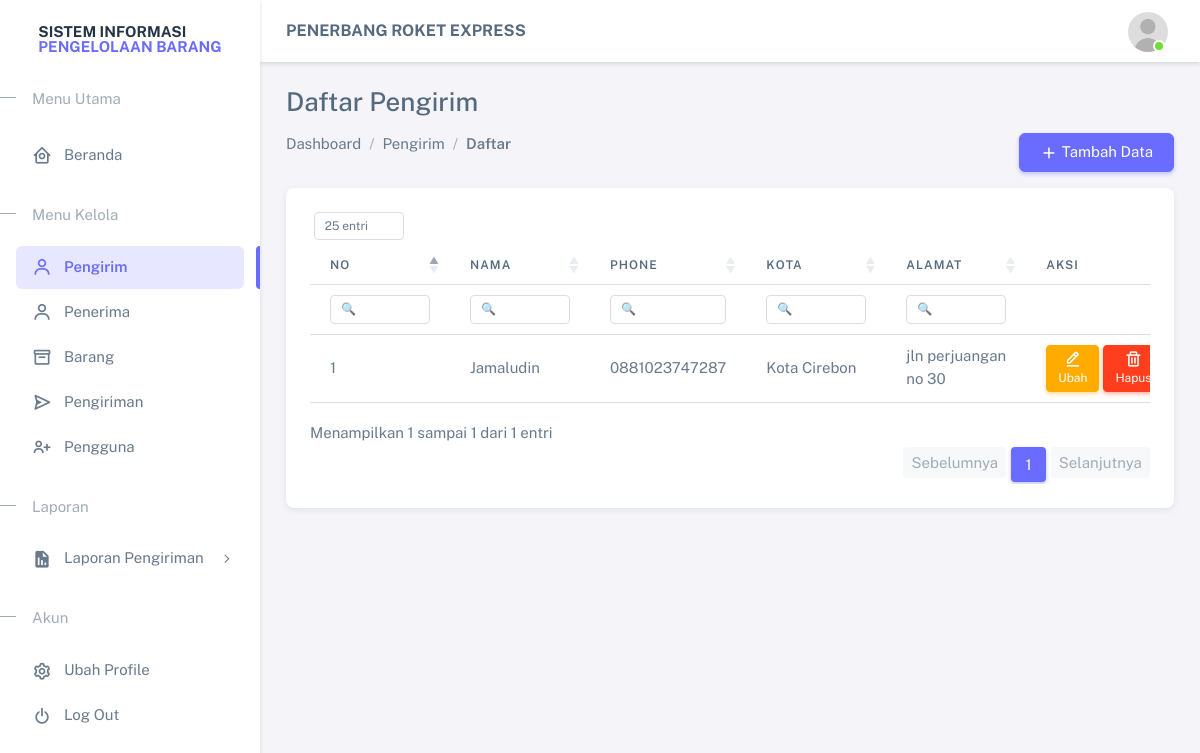
The page /pages/senders/index.php (signed in) on the database its author committed.
### tables this page shows
CREATE TABLE IF NOT EXISTS `senders` (
  `id` int NOT NULL AUTO_INCREMENT,
  `name` varchar(255) NOT NULL,
  `phone` varchar(255) NOT NULL,
  `address` varchar(255) NOT NULL,
  `city` varchar(255) NOT NULL,
  PRIMARY KEY (`id`)
);

### app/function/function.php (called while the page is built, shortened)
<?php
require_once __DIR__ . '/../connection.php';
function query($sql, $params = [])
{
    global $conn;
    if (empty($params)) {
        $result = mysqli_query($conn, $sql);
        $rows = [];
        while ($row = mysqli_fetch_object($result)) {
            $rows[] = $row;
        }
        return $rows;
    }
    $rows = [];
    return $rows;
}

### pages/senders/index.php (the view, shortened to what this page needs)
<?php
require('./../../app/function/function.php');
include('./../../views/layouts/main-header.php');
?>
<div class="card">
    <div class="d-flex align-items-end row">
        <div class="col-sm-12">
            <div class="card-body">
                <div class="table-responsive">
                    <table class="table datatable" style="width: 100%;">
                        <thead>
                            <tr>
                                <th width="5%">No</th>
                                <th>Nama</th>
                                <th>Phone</th>
                                <th>Kota</th>
                                <th>Alamat</th>
                                <th width="20%">Aksi</th>
                            </tr>
                        </thead>
                        <tbody>
                            <?php
                            $no = 1;
                            $senders = query("SELECT * FROM senders");
                            ?>
                            <?php foreach ($senders as $sender): ?>
                                <tr>
                                    <td><?= $no++ ?></td>
                                    <td><?= $sender->name ?></td>
                                    <td><?= $sender->phone ?></td>
                                    <td><?= $sender->city ?></td>
                                    <td><?= $sender->address ?></td>
                                    <td class="text-end">
                                        <div class="d-flex gap-1">
                                            <a class="btn btn-sm btn-warning" href="edit.php?id=<?= $sender->id ?>">
                                                <i class="bx bx-edit-alt"></i>Ubah
                                            </a>
                                            <button type="button" data-action="delete.php?id=<?= $sender->id ?>"
                                                data-confirm-text="Anda yakin menghapus data Pengirim ini?"
                                                class="btn btn-sm btn-danger btn-delete">
                                                <i class="bx bx-trash"></i>Hapus
                                            </button>
                                        </div>
                                    </td>
                                </tr>
                            <?php endforeach; ?>
                        </tbody>
                    </table>
                </div>
            </div>
        </div>
    </div>
</div>
<?php include('./../../views/layouts/main-footer.php') ?>

### rows shown on the page
senders: name "Jamaludin", phone "0881023747287", city "Kota Cirebon", address "jln perjuangan no 30"

### other values the page prints
$title "Daftar Pengirim"
$item['label'] "Dashboard"
$item['label'] "Pengirim"
$item['label'] "Daftar"
$button['text'] "Tambah Data"
